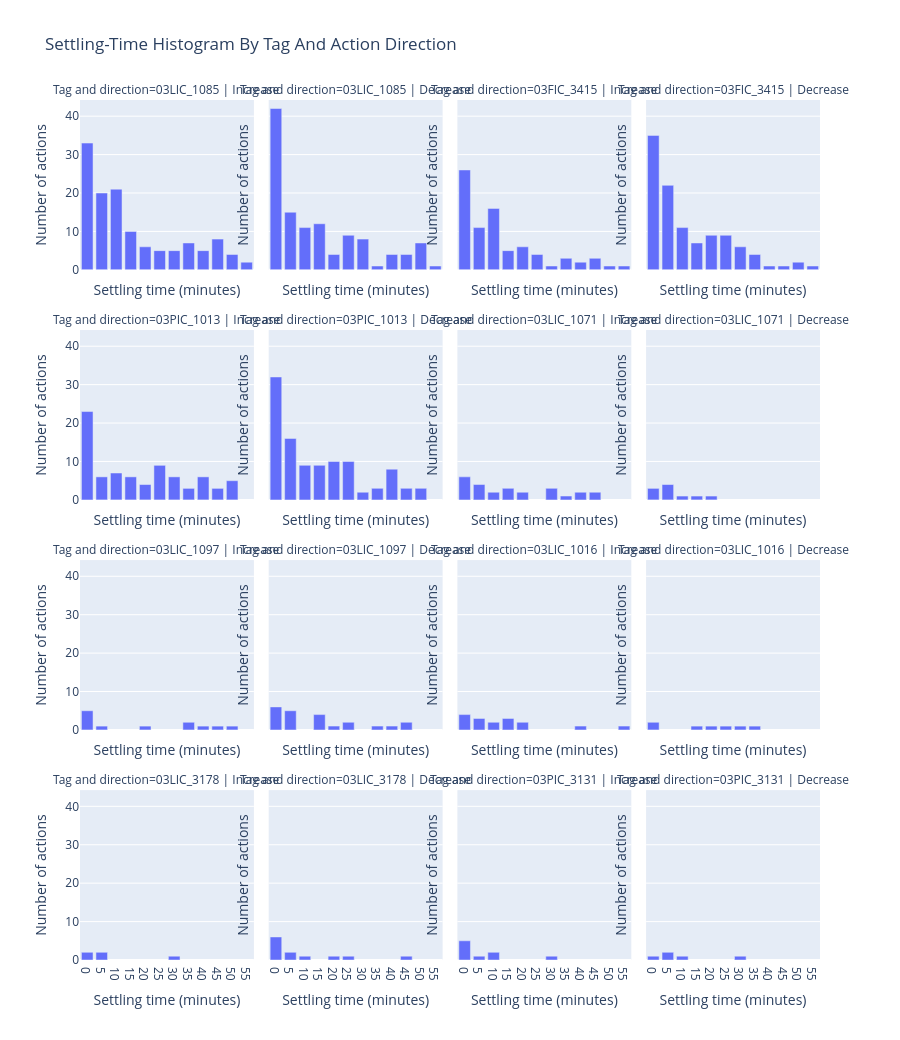

Write notebook code for a chart like this one.
### Code cell
# ── Visual 3: Settling-time histogram with OP-magnitude stats ──────────
hist_df = response_df.dropna(subset=['settling_time_mins', 'abs_op_delta']).copy()
tag_counts = hist_df['source_tag'].value_counts()
hist_tags = tag_counts[tag_counts >= 10].index.tolist()
hist_df = hist_df[hist_df['source_tag'].isin(hist_tags)].copy()

BIN_WIDTH = 5
max_settling = hist_df['settling_time_mins'].max()
bin_edges = np.arange(0, np.ceil(max_settling / BIN_WIDTH) * BIN_WIDTH + BIN_WIDTH, BIN_WIDTH)
hist_df['settling_bin'] = pd.cut(
    hist_df['settling_time_mins'],
    bins=bin_edges,
    right=False,
    include_lowest=True,
 )
hist_df = hist_df.dropna(subset=['settling_bin']).copy()
hist_df['bin_start'] = hist_df['settling_bin'].map(lambda interval: float(interval.left)).astype(float)
hist_df['bin_end'] = hist_df['bin_start'] + BIN_WIDTH
hist_df['bin_label'] = hist_df.apply(
    lambda row: f"{int(row['bin_start'])}-{int(row['bin_end'])} min", axis=1
 )

hist_summary = hist_df.groupby(['source_tag', 'action_direction', 'bin_start', 'bin_end', 'bin_label']).agg(
    n_events=('event_time', 'count'),
    median_settling_time=('settling_time_mins', 'median'),
    min_op_change=('abs_op_delta', 'min'),
    median_op_change=('abs_op_delta', 'median'),
    mean_op_change=('abs_op_delta', 'mean'),
    max_op_change=('abs_op_delta', 'max'),
).reset_index()

hist_summary['panel'] = hist_summary['source_tag'] + ' | ' + hist_summary['action_direction'].str.title()
panel_order = []
for tag in hist_tags:
    for direction in ['increase', 'decrease']:
        panel_name = f'{tag} | {direction.title()}'
        if panel_name in hist_summary['panel'].values:
            panel_order.append(panel_name)

fig = px.bar(
    hist_summary,
    x='bin_start',
    y='n_events',
    facet_col='panel',
    facet_col_wrap=4,
    category_orders={'panel': panel_order},
    custom_data=[
        'source_tag', 'action_direction', 'bin_label', 'n_events',
        'min_op_change', 'median_op_change', 'mean_op_change', 'max_op_change',
        'median_settling_time'
    ],
    title='Settling-Time Histogram By Tag And Action Direction',
    labels={
        'bin_start': 'Settling-time bin start (minutes)',
        'n_events': 'Number of actions',
        'panel': 'Tag and direction'
    }
)

fig.update_traces(
    hovertemplate=(
        'Tag: %{customdata[0]}<br>'
        'Direction: %{customdata[1]}<br>'
        'Settling-time bin: %{customdata[2]}<br>'
        'Actions in bin: %{customdata[3]}<br>'
        'Median settling time: %{customdata[8]:.1f} min<br>'
        'Min |OP change|: %{customdata[4]:.2f}<br>'
        'Median |OP change|: %{customdata[5]:.2f}<br>'
        'Mean |OP change|: %{customdata[6]:.2f}<br>'
        'Max |OP change|: %{customdata[7]:.2f}<extra></extra>'
    )
)

fig.update_xaxes(
    tickmode='linear',
    dtick=BIN_WIDTH,
    title_text='Settling time (minutes)'
)
fig.update_yaxes(title_text='Number of actions')
fig.update_layout(height=max(600, 260 * int(np.ceil(max(len(panel_order), 1) / 4))))
fig.show()

### Figure 1 — Plotly figure (JSON) as saved in the notebook; plotly's stock layout.template omitted (floating-point values rounded to 4 significant figures)
{"data": [{"customdata": [["03LIC_1085", "increase", "0-5 min", 33, 0.1, 1, 0.7761, 1, 3], ["03LIC_1085", "increase", "5-10 min", 20, 0.1, 1, 0.8189, 2, 7], ["03LIC_1085", "increase", "10-15 min", 21, 0.1, 1, 0.9434, 2, 11], ["03LIC_1085", "increase", "15-20 min", 10, 0.2, 0.8, 0.7, 1, 17.5], ["03LIC_1085", "increase", "20-25 min", 6, 0.3, 1, 0.8897, 1.038, 22.5], ["03LIC_1085", "increase", "25-30 min", 5, 0.5, 0.8, 0.96, 2, 27], ["03LIC_1085", "increase", "30-35 min", 5, 0.3, 0.5, 0.66, 1, 34], ["03LIC_1085", "increase", "35-40 min", 7, 0.0518, 0.5, 0.5217, 1.5, 36], ["03LIC_1085", "increase", "40-45 min", 5, 0.5, 1, 1.2, 2, 44], ["03LIC_1085", "increase", "45-50 min", 8, 0.5, 1, 1, 2, 46.5], ["03LIC_1085", "increase", "50-55 min", 4, 0.5, 1, 0.95, 1.3, 52.5], ["03LIC_1085", "increase", "55-60 min", 2, 1, 1, 1, 1, 55.5]], "hovertemplate": "Tag: %{customdata[0]}<br>Direction: %{customdata[1]}<br>Settling-time bin: %{customdata[2]}<br>Actions in bin: %{customdata[3]}<br>Median settling time: %{customdata[8]:.1f} min<br>Min |OP change|: %{customdata[4]:.2f}<br>Median |OP change|: %{customdata[5]:.2f}<br>Mean |OP change|: %{customdata[6]:.2f}<br>Max |OP change|: %{customdata[7]:.2f}<extra></extra>", "legendgroup": "", "marker": {"color": "#636efa", "pattern": {"shape": ""}}, "name": "", "orientation": "v", "showlegend": false, "textposition": "auto", "type": "bar", "x": [0.0, 5.0, 10.0, 15.0, 20.0, 25.0, 30.0, 35.0, 40.0, 45.0, 50.0, 55.0], "xaxis": "x13", "y": [33, 20, 21, 10, 6, 5, 5, 7, 5, 8, 4, 2], "yaxis": "y13"}, {"customdata": [["03LIC_1085", "decrease", "0-5 min", 42, 0.1, 1, 0.9474, 2, 3], ["03LIC_1085", "decrease", "5-10 min", 15, 0.1, 1, 0.9267, 2, 8], ["03LIC_1085", "decrease", "10-15 min", 11, 0.4, 1, 0.8545, 2, 11], ["03LIC_1085", "decrease", "15-20 min", 12, 0.4, 1, 0.7761, 1, 18.5], ["03LIC_1085", "decrease", "20-25 min", 4, 1, 1, 1, 1, 22.5], ["03LIC_1085", "decrease", "25-30 min", 9, 0.1953, 1, 0.8439, 2, 28], ["03LIC_1085", "decrease", "30-35 min", 8, 1, 1.1, 1.4, 2, 33], ["03LIC_1085", "decrease", "35-40 min", 1, 1, 1, 1, 1, 39], ["03LIC_1085", "decrease", "40-45 min", 4, 0.2, 0.75, 0.925, 2, 40.5], ["03LIC_1085", "decrease", "45-50 min", 4, 0.5, 1, 0.875, 1, 48], ["03LIC_1085", "decrease", "50-55 min", 7, 0.5, 1, 1.429, 2.5, 52], ["03LIC_1085", "decrease", "55-60 min", 1, 0.4, 0.4, 0.4, 0.4, 55]], "hovertemplate": "Tag: %{customdata[0]}<br>Direction: %{customdata[1]}<br>Settling-time bin: %{customdata[2]}<br>Actions in bin: %{customdata[3]}<br>Median settling time: %{customdata[8]:.1f} min<br>Min |OP change|: %{customdata[4]:.2f}<br>Median |OP change|: %{customdata[5]:.2f}<br>Mean |OP change|: %{customdata[6]:.2f}<br>Max |OP change|: %{customdata[7]:.2f}<extra></extra>", "legendgroup": "", "marker": {"color": "#636efa", "pattern": {"shape": ""}}, "name": "", "orientation": "v", "showlegend": false, "textposition": "auto", "type": "bar", "x": [0.0, 5.0, 10.0, 15.0, 20.0, 25.0, 30.0, 35.0, 40.0, 45.0, 50.0, 55.0], "xaxis": "x14", "y": [42, 15, 11, 12, 4, 9, 8, 1, 4, 4, 7, 1], "yaxis": "y14"}, {"customdata": [["03FIC_3415", "increase", "0-5 min", 26, 1, 5, 4.846, 15, 3], ["03FIC_3415", "increase", "5-10 min", 11, 2, 2, 4.364, 15, 7], ["03FIC_3415", "increase", "10-15 min", 16, 1, 2, 3.875, 15, 12], ["03FIC_3415", "increase", "15-20 min", 5, 2, 2, 3.2, 8, 18], ["03FIC_3415", "increase", "20-25 min", 6, 1, 2, 2.333, 5, 22.5], ["03FIC_3415", "increase", "25-30 min", 4, 2, 4, 3.75, 5, 25.5], ["03FIC_3415", "increase", "30-35 min", 1, 10, 10, 10, 10, 30], ["03FIC_3415", "increase", "35-40 min", 3, 1, 2, 2, 3, 37], ["03FIC_3415", "increase", "40-45 min", 2, 5, 5, 5, 5, 43], ["03FIC_3415", "increase", "45-50 min", 3, 5, 5, 6.667, 10, 48], ["03FIC_3415", "increase", "50-55 min", 1, 2, 2, 2, 2, 54], ["03FIC_3415", "increase", "55-60 min", 1, 9, 9, 9, 9, 55]], "hovertemplate": "Tag: %{customdata[0]}<br>Direction: %{customdata[1]}<br>Settling-time bin: %{customdata[2]}<br>Actions in bin: %{customdata[3]}<br>Median settling time: %{customdata[8]:.1f} min<br>Min |OP change|: %{customdata[4]:.2f}<br>Median |OP change|: %{customdata[5]:.2f}<br>Mean |OP change|: %{customdata[6]:.2f}<br>Max |OP change|: %{customdata[7]:.2f}<extra></extra>", "legendgroup": "", "marker": {"color": "#636efa", "pattern": {"shape": ""}}, "name": "", "orientation": "v", "showlegend": false, "textposition": "auto", "type": "bar", "x": [0.0, 5.0, 10.0, 15.0, 20.0, 25.0, 30.0, 35.0, 40.0, 45.0, 50.0, 55.0], "xaxis": "x15", "y": [26, 11, 16, 5, 6, 4, 1, 3, 2, 3, 1, 1], "yaxis": "y15"}, {"customdata": [["03FIC_3415", "decrease", "0-5 min", 35, 1, 3, 8.343, 75, 3], ["03FIC_3415", "decrease", "5-10 min", 22, 1, 5, 4.5, 15, 7], ["03FIC_3415", "decrease", "10-15 min", 11, 1, 2, 2.818, 5, 12], ["03FIC_3415", "decrease", "15-20 min", 7, 1, 3, 3.714, 10, 17], ["03FIC_3415", "decrease", "20-25 min", 9, 1, 2, 2.667, 6, 22], ["03FIC_3415", "decrease", "25-30 min", 9, 1, 2, 2.667, 5, 27], ["03FIC_3415", "decrease", "30-35 min", 6, 1, 3.5, 5.167, 16, 31.5], ["03FIC_3415", "decrease", "35-40 min", 4, 1, 2, 2.5, 5, 35.5], ["03FIC_3415", "decrease", "40-45 min", 1, 4, 4, 4, 4, 43], ["03FIC_3415", "decrease", "45-50 min", 1, 5, 5, 5, 5, 46], ["03FIC_3415", "decrease", "50-55 min", 2, 2, 3.5, 3.5, 5, 51.5], ["03FIC_3415", "decrease", "55-60 min", 1, 5, 5, 5, 5, 55]], "hovertemplate": "Tag: %{customdata[0]}<br>Direction: %{customdata[1]}<br>Settling-time bin: %{customdata[2]}<br>Actions in bin: %{customdata[3]}<br>Median settling time: %{customdata[8]:.1f} min<br>Min |OP change|: %{customdata[4]:.2f}<br>Median |OP change|: %{customdata[5]:.2f}<br>Mean |OP change|: %{customdata[6]:.2f}<br>Max |OP change|: %{customdata[7]:.2f}<extra></extra>", "legendgroup": "", "marker": {"color": "#636efa", "pattern": {"shape": ""}}, "name": "", "orientation": "v", "showlegend": false, "textposition": "auto", "type": "bar", "x": [0.0, 5.0, 10.0, 15.0, 20.0, 25.0, 30.0, 35.0, 40.0, 45.0, 50.0, 55.0], "xaxis": "x16", "y": [35, 22, 11, 7, 9, 9, 6, 4, 1, 1, 2, 1], "yaxis": "y16"}, {"customdata": [["03PIC_1013", "increase", "0-5 min", 23, 0.5269, 1.599, 1.473, 2, 3], ["03PIC_1013", "increase", "5-10 min", 6, 1, 1.0, 1.333, 2, 9], ["03PIC_1013", "increase", "10-15 min", 7, 0.7334, 2, 1.676, 2, 11], ["03PIC_1013", "increase", "15-20 min", 6, 0.3921, 1.8, 1.499, 2, 17], ["03PIC_1013", "increase", "20-25 min", 4, 1, 1, 1, 1, 21.5], ["03PIC_1013", "increase", "25-30 min", 9, 1, 1.0, 1.333, 2, 27], ["03PIC_1013", "increase", "30-35 min", 6, 1, 1.612, 1.537, 2, 32.5], ["03PIC_1013", "increase", "35-40 min", 3, 1, 2, 1.667, 2, 37], ["03PIC_1013", "increase", "40-45 min", 6, 1, 2, 1.667, 2, 42], ["03PIC_1013", "increase", "45-50 min", 3, 1, 1.0, 1.333, 2, 47], ["03PIC_1013", "increase", "50-55 min", 5, 1, 1.044, 1.409, 2, 51]], "hovertemplate": "Tag: %{customdata[0]}<br>Direction: %{customdata[1]}<br>Settling-time bin: %{customdata[2]}<br>Actions in bin: %{customdata[3]}<br>Median settling time: %{customdata[8]:.1f} min<br>Min |OP change|: %{customdata[4]:.2f}<br>Median |OP change|: %{customdata[5]:.2f}<br>Mean |OP change|: %{customdata[6]:.2f}<br>Max |OP change|: %{customdata[7]:.2f}<extra></extra>", "legendgroup": "", "marker": {"color": "#636efa", "pattern": {"shape": ""}}, "name": "", "orientation": "v", "showlegend": false, "textposition": "auto", "type": "bar", "x": [0.0, 5.0, 10.0, 15.0, 20.0, 25.0, 30.0, 35.0, 40.0, 45.0, 50.0], "xaxis": "x9", "y": [23, 6, 7, 6, 4, 9, 6, 3, 6, 3, 5], "yaxis": "y9"}, {"customdata": [["03PIC_1013", "decrease", "0-5 min", 32, 1, 2.0, 1.55, 2, 3], ["03PIC_1013", "decrease", "5-10 min", 16, 1, 2, 1.582, 2, 8], ["03PIC_1013", "decrease", "10-15 min", 9, 1, 1.737, 1.511, 2, 12], ["03PIC_1013", "decrease", "15-20 min", 9, 1, 2, 1.667, 2, 18], ["03PIC_1013", "decrease", "20-25 min", 10, 1, 2, 1.77, 2, 22], ["03PIC_1013", "decrease", "25-30 min", 10, 0.6, 1, 1.323, 2, 25.5], ["03PIC_1013", "decrease", "30-35 min", 2, 1, 1.736, 1.736, 2.472, 31], ["03PIC_1013", "decrease", "35-40 min", 3, 1, 1, 1.333, 2, 38], ["03PIC_1013", "decrease", "40-45 min", 8, 0.9581, 2, 1.715, 2.762, 41.5], ["03PIC_1013", "decrease", "45-50 min", 3, 0.4663, 1, 1.155, 2.0, 49], ["03PIC_1013", "decrease", "50-55 min", 3, 1, 2, 1.68, 2.041, 51]], "hovertemplate": "Tag: %{customdata[0]}<br>Direction: %{customdata[1]}<br>Settling-time bin: %{customdata[2]}<br>Actions in bin: %{customdata[3]}<br>Median settling time: %{customdata[8]:.1f} min<br>Min |OP change|: %{customdata[4]:.2f}<br>Median |OP change|: %{customdata[5]:.2f}<br>Mean |OP change|: %{customdata[6]:.2f}<br>Max |OP change|: %{customdata[7]:.2f}<extra></extra>", "legendgroup": "", "marker": {"color": "#636efa", "pattern": {"shape": ""}}, "name": "", "orientation": "v", "showlegend": false, "textposition": "auto", "type": "bar", "x": [0.0, 5.0, 10.0, 15.0, 20.0, 25.0, 30.0, 35.0, 40.0, 45.0, 50.0], "xaxis": "x10", "y": [32, 16, 9, 9, 10, 10, 2, 3, 8, 3, 3], "yaxis": "y10"}, {"customdata": [["03LIC_1071", "increase", "0-5 min", 6, 1, 1, 1.167, 2, 3], ["03LIC_1071", "increase", "5-10 min", 4, 1, 1.104, 1.802, 4, 8], ["03LIC_1071", "increase", "10-15 min", 2, 1, 1, 1, 1, 11.5], ["03LIC_1071", "increase", "15-20 min", 3, 1, 2, 1.667, 2, 18], ["03LIC_1071", "increase", "20-25 min", 2, 2, 2, 2, 2, 22.5], ["03LIC_1071", "increase", "30-35 min", 3, 1, 1, 1.333, 2, 32], ["03LIC_1071", "increase", "35-40 min", 1, 3, 3, 3, 3, 36], ["03LIC_1071", "increase", "40-45 min", 2, 0.5, 1.25, 1.25, 2, 42], ["03LIC_1071", "increase", "45-50 min", 2, 1, 1, 1, 1, 49]], "hovertemplate": "Tag: %{customdata[0]}<br>Direction: %{customdata[1]}<br>Settling-time bin: %{customdata[2]}<br>Actions in bin: %{customdata[3]}<br>Median settling time: %{customdata[8]:.1f} min<br>Min |OP change|: %{customdata[4]:.2f}<br>Median |OP change|: %{customdata[5]:.2f}<br>Mean |OP change|: %{customdata[6]:.2f}<br>Max |OP change|: %{customdata[7]:.2f}<extra></extra>", "legendgroup": "", "marker": {"color": "#636efa", "pattern": {"shape": ""}}, "name": "", "orientation": "v", "showlegend": false, "textposition": "auto", "type": "bar", "x": [0.0, 5.0, 10.0, 15.0, 20.0, 30.0, 35.0, 40.0, 45.0], "xaxis": "x11", "y": [6, 4, 2, 3, 2, 3, 1, 2, 2], "yaxis": "y11"}, {"customdata": [["03LIC_1071", "decrease", "0-5 min", 3, 0.8343, 2, 1.945, 3, 3], ["03LIC_1071", "decrease", "5-10 min", 4, 1, 2, 1.75, 2, 6.5], ["03LIC_1071", "decrease", "10-15 min", 1, 1, 1, 1, 1, 10], ["03LIC_1071", "decrease", "15-20 min", 1, 1, 1, 1, 1, 17], ["03LIC_1071", "decrease", "20-25 min", 1, 1, 1, 1, 1, 21]], "hovertemplate": "Tag: %{customdata[0]}<br>Direction: %{customdata[1]}<br>Settling-time bin: %{customdata[2]}<br>Actions in bin: %{customdata[3]}<br>Median settling time: %{customdata[8]:.1f} min<br>Min |OP change|: %{customdata[4]:.2f}<br>Median |OP change|: %{customdata[5]:.2f}<br>Mean |OP change|: %{customdata[6]:.2f}<br>Max |OP change|: %{customdata[7]:.2f}<extra></extra>", "legendgroup": "", "marker": {"color": "#636efa", "pattern": {"shape": ""}}, "name": "", "orientation": "v", "showlegend": false, "textposition": "auto", "type": "bar", "x": [0.0, 5.0, 10.0, 15.0, 20.0], "xaxis": "x12", "y": [3, 4, 1, 1, 1], "yaxis": "y12"}, {"customdata": [["03LIC_1097", "increase", "0-5 min", 5, 0.5154, 1, 1.103, 2, 3], ["03LIC_1097", "increase", "5-10 min", 1, 2, 2, 2, 2, 7], ["03LIC_1097", "increase", "20-25 min", 1, 1, 1, 1, 1, 20], ["03LIC_1097", "increase", "35-40 min", 2, 0.5, 0.75, 0.75, 1, 38.5], ["03LIC_1097", "increase", "40-45 min", 1, 1, 1, 1, 1, 44], ["03LIC_1097", "increase", "45-50 min", 1, 23, 23, 23, 23, 47], ["03LIC_1097", "increase", "50-55 min", 1, 0.5, 0.5, 0.5, 0.5, 51]], "hovertemplate": "Tag: %{customdata[0]}<br>Direction: %{customdata[1]}<br>Settling-time bin: %{customdata[2]}<br>Actions in bin: %{customdata[3]}<br>Median settling time: %{customdata[8]:.1f} min<br>Min |OP change|: %{customdata[4]:.2f}<br>Median |OP change|: %{customdata[5]:.2f}<br>Mean |OP change|: %{customdata[6]:.2f}<br>Max |OP change|: %{customdata[7]:.2f}<extra></extra>", "legendgroup": "", "marker": {"color": "#636efa", "pattern": {"shape": ""}}, "name": "", "orientation": "v", "showlegend": false, "textposition": "auto", "type": "bar", "x": [0.0, 5.0, 20.0, 35.0, 40.0, 45.0, 50.0], "xaxis": "x5", "y": [5, 1, 1, 2, 1, 1, 1], "yaxis": "y5"}, {"customdata": [["03LIC_1097", "decrease", "0-5 min", 6, 0.5001, 0.8924, 5.667, 29.09, 3], ["03LIC_1097", "decrease", "5-10 min", 5, 0.5001, 1, 0.9, 1, 7], ["03LIC_1097", "decrease", "15-20 min", 4, 1, 1.35, 1.425, 2, 17], ["03LIC_1097", "decrease", "20-25 min", 1, 0.5, 0.5, 0.5, 0.5, 24], ["03LIC_1097", "decrease", "25-30 min", 2, 1, 1.4, 1.4, 1.8, 26], ["03LIC_1097", "decrease", "35-40 min", 1, 0.5, 0.5, 0.5, 0.5, 35], ["03LIC_1097", "decrease", "40-45 min", 1, 0.5, 0.5, 0.5, 0.5, 40], ["03LIC_1097", "decrease", "45-50 min", 2, 2, 2, 2, 2, 47]], "hovertemplate": "Tag: %{customdata[0]}<br>Direction: %{customdata[1]}<br>Settling-time bin: %{customdata[2]}<br>Actions in bin: %{customdata[3]}<br>Median settling time: %{customdata[8]:.1f} min<br>Min |OP change|: %{customdata[4]:.2f}<br>Median |OP change|: %{customdata[5]:.2f}<br>Mean |OP change|: %{customdata[6]:.2f}<br>Max |OP change|: %{customdata[7]:.2f}<extra></extra>", "legendgroup": "", "marker": {"color": "#636efa", "pattern": {"shape": ""}}, "name": "", "orientation": "v", "showlegend": false, "textposition": "auto", "type": "bar", "x": [0.0, 5.0, 15.0, 20.0, 25.0, 35.0, 40.0, 45.0], "xaxis": "x6", "y": [6, 5, 4, 1, 2, 1, 1, 2], "yaxis": "y6"}, {"customdata": [["03LIC_1016", "increase", "0-5 min", 4, 0.5, 0.745, 0.9975, 2, 3], ["03LIC_1016", "increase", "5-10 min", 3, 1, 2, 1.667, 2, 7], ["03LIC_1016", "increase", "10-15 min", 2, 1, 1.5, 1.5, 2, 12.5], ["03LIC_1016", "increase", "15-20 min", 3, 1, 1, 1, 1, 18], ["03LIC_1016", "increase", "20-25 min", 2, 1, 1.5, 1.5, 2, 22], ["03LIC_1016", "increase", "40-45 min", 1, 1, 1, 1, 1, 43], ["03LIC_1016", "increase", "55-60 min", 1, 1, 1, 1, 1, 56]], "hovertemplate": "Tag: %{customdata[0]}<br>Direction: %{customdata[1]}<br>Settling-time bin: %{customdata[2]}<br>Actions in bin: %{customdata[3]}<br>Median settling time: %{customdata[8]:.1f} min<br>Min |OP change|: %{customdata[4]:.2f}<br>Median |OP change|: %{customdata[5]:.2f}<br>Mean |OP change|: %{customdata[6]:.2f}<br>Max |OP change|: %{customdata[7]:.2f}<extra></extra>", "legendgroup": "", "marker": {"color": "#636efa", "pattern": {"shape": ""}}, "name": "", "orientation": "v", "showlegend": false, "textposition": "auto", "type": "bar", "x": [0.0, 5.0, 10.0, 15.0, 20.0, 40.0, 55.0], "xaxis": "x7", "y": [4, 3, 2, 3, 2, 1, 1], "yaxis": "y7"}, {"customdata": [["03LIC_1016", "decrease", "0-5 min", 2, 1, 1.5, 1.5, 2, 3], ["03LIC_1016", "decrease", "15-20 min", 1, 2, 2, 2, 2, 15], ["03LIC_1016", "decrease", "20-25 min", 1, 1.5, 1.5, 1.5, 1.5, 20], ["03LIC_1016", "decrease", "25-30 min", 1, 1, 1, 1, 1, 26], ["03LIC_1016", "decrease", "30-35 min", 1, 1, 1, 1, 1, 33], ["03LIC_1016", "decrease", "35-40 min", 1, 1, 1, 1, 1, 39]], "hovertemplate": "Tag: %{customdata[0]}<br>Direction: %{customdata[1]}<br>Settling-time bin: %{customdata[2]}<br>Actions in bin: %{customdata[3]}<br>Median settling time: %{customdata[8]:.1f} min<br>Min |OP change|: %{customdata[4]:.2f}<br>Median |OP change|: %{customdata[5]:.2f}<br>Mean |OP change|: %{customdata[6]:.2f}<br>Max |OP change|: %{customdata[7]:.2f}<extra></extra>", "legendgroup": "", "marker": {"color": "#636efa", "pattern": {"shape": ""}}, "name": "", "orientation": "v", "showlegend": false, "textposition": "auto", "type": "bar", "x": [0.0, 15.0, 20.0, 25.0, 30.0, 35.0], "xaxis": "x8", "y": [2, 1, 1, 1, 1, 1], "yaxis": "y8"}, {"customdata": [["03LIC_3178", "increase", "0-5 min", 2, 0.3554, 0.6777, 0.6777, 1, 3], ["03LIC_3178", "increase", "5-10 min", 2, 1, 1.5, 1.5, 2, 8.5], ["03LIC_3178", "increase", "30-35 min", 1, 1, 1, 1, 1, 34]], "hovertemplate": "Tag: %{customdata[0]}<br>Direction: %{customdata[1]}<br>Settling-time bin: %{customdata[2]}<br>Actions in bin: %{customdata[3]}<br>Median settling time: %{customdata[8]:.1f} min<br>Min |OP change|: %{customdata[4]:.2f}<br>Median |OP change|: %{customdata[5]:.2f}<br>Mean |OP change|: %{customdata[6]:.2f}<br>Max |OP change|: %{customdata[7]:.2f}<extra></extra>", "legendgroup": "", "marker": {"color": "#636efa", "pattern": {"shape": ""}}, "name": "", "orientation": "v", "showlegend": false, "textposition": "auto", "type": "bar", "x": [0.0, 5.0, 30.0], "xaxis": "x", "y": [2, 2, 1], "yaxis": "y"}, {"customdata": [["03LIC_3178", "decrease", "0-5 min", 6, 2, 2, 2.271, 3, 3], ["03LIC_3178", "decrease", "5-10 min", 2, 2, 2, 2, 2, 8], ["03LIC_3178", "decrease", "10-15 min", 1, 2, 2, 2, 2, 11], ["03LIC_3178", "decrease", "20-25 min", 1, 1.005, 1.005, 1.005, 1.005, 23], ["03LIC_3178", "decrease", "25-30 min", 1, 1.303, 1.303, 1.303, 1.303, 25], ["03LIC_3178", "decrease", "45-50 min", 1, 1, 1, 1, 1, 47]], "hovertemplate": "Tag: %{customdata[0]}<br>Direction: %{customdata[1]}<br>Settling-time bin: %{customdata[2]}<br>Actions in bin: %{customdata[3]}<br>Median settling time: %{customdata[8]:.1f} min<br>Min |OP change|: %{customdata[4]:.2f}<br>Median |OP change|: %{customdata[5]:.2f}<br>Mean |OP change|: %{customdata[6]:.2f}<br>Max |OP change|: %{customdata[7]:.2f}<extra></extra>", "legendgroup": "", "marker": {"color": "#636efa", "pattern": {"shape": ""}}, "name": "", "orientation": "v", "showlegend": false, "textposition": "auto", "type": "bar", "x": [0.0, 5.0, 10.0, 20.0, 25.0, 45.0], "xaxis": "x2", "y": [6, 2, 1, 1, 1, 1], "yaxis": "y2"}, {"customdata": [["03PIC_3131", "increase", "0-5 min", 5, 0.02, 0.1, 7.324, 36, 3], ["03PIC_3131", "increase", "5-10 min", 1, 0.11, 0.11, 0.11, 0.11, 7], ["03PIC_3131", "increase", "10-15 min", 2, 0.08, 0.09, 0.09, 0.1, 11.5], ["03PIC_3131", "increase", "30-35 min", 1, 0.5, 0.5, 0.5, 0.5, 31]], "hovertemplate": "Tag: %{customdata[0]}<br>Direction: %{customdata[1]}<br>Settling-time bin: %{customdata[2]}<br>Actions in bin: %{customdata[3]}<br>Median settling time: %{customdata[8]:.1f} min<br>Min |OP change|: %{customdata[4]:.2f}<br>Median |OP change|: %{customdata[5]:.2f}<br>Mean |OP change|: %{customdata[6]:.2f}<br>Max |OP change|: %{customdata[7]:.2f}<extra></extra>", "legendgroup": "", "marker": {"color": "#636efa", "pattern": {"shape": ""}}, "name": "", "orientation": "v", "showlegend": false, "textposition": "auto", "type": "bar", "x": [0.0, 5.0, 10.0, 30.0], "xaxis": "x3", "y": [5, 1, 2, 1], "yaxis": "y3"}, {"customdata": [["03PIC_3131", "decrease", "0-5 min", 1, 0.5, 0.5, 0.5, 0.5, 3], ["03PIC_3131", "decrease", "5-10 min", 2, 0.5, 0.8, 0.8, 1.1, 8.5], ["03PIC_3131", "decrease", "10-15 min", 1, 0.4, 0.4, 0.4, 0.4, 13], ["03PIC_3131", "decrease", "30-35 min", 1, 0.5, 0.5, 0.5, 0.5, 30]], "hovertemplate": "Tag: %{customdata[0]}<br>Direction: %{customdata[1]}<br>Settling-time bin: %{customdata[2]}<br>Actions in bin: %{customdata[3]}<br>Median settling time: %{customdata[8]:.1f} min<br>Min |OP change|: %{customdata[4]:.2f}<br>Median |OP change|: %{customdata[5]:.2f}<br>Mean |OP change|: %{customdata[6]:.2f}<br>Max |OP change|: %{customdata[7]:.2f}<extra></extra>", "legendgroup": "", "marker": {"color": "#636efa", "pattern": {"shape": ""}}, "name": "", "orientation": "v", "showlegend": false, "textposition": "auto", "type": "bar", "x": [0.0, 5.0, 10.0, 30.0], "xaxis": "x4", "y": [1, 2, 1, 1], "yaxis": "y4"}], "layout": {"annotations": [{"font": {}, "showarrow": false, "text": "Tag and direction=03LIC_3178 | Increase", "x": 0.1175, "xanchor": "center", "xref": "paper", "y": 0.1975, "yanchor": "bottom", "yref": "paper"}, {"font": {}, "showarrow": false, "text": "Tag and direction=03LIC_3178 | Decrease", "x": 0.3725, "xanchor": "center", "xref": "paper", "y": 0.1975, "yanchor": "bottom", "yref": "paper"}, {"font": {}, "showarrow": false, "text": "Tag and direction=03PIC_3131 | Increase", "x": 0.6275, "xanchor": "center", "xref": "paper", "y": 0.1975, "yanchor": "bottom", "yref": "paper"}, {"font": {}, "showarrow": false, "text": "Tag and direction=03PIC_3131 | Decrease", "x": 0.8825, "xanchor": "center", "xref": "paper", "y": 0.1975, "yanchor": "bottom", "yref": "paper"}, {"font": {}, "showarrow": false, "text": "Tag and direction=03LIC_1097 | Increase", "x": 0.1175, "xanchor": "center", "xref": "paper", "y": 0.465, "yanchor": "bottom", "yref": "paper"}, {"font": {}, "showarrow": false, "text": "Tag and direction=03LIC_1097 | Decrease", "x": 0.3725, "xanchor": "center", "xref": "paper", "y": 0.465, "yanchor": "bottom", "yref": "paper"}, {"font": {}, "showarrow": false, "text": "Tag and direction=03LIC_1016 | Increase", "x": 0.6275, "xanchor": "center", "xref": "paper", "y": 0.465, "yanchor": "bottom", "yref": "paper"}, {"font": {}, "showarrow": false, "text": "Tag and direction=03LIC_1016 | Decrease", "x": 0.8825, "xanchor": "center", "xref": "paper", "y": 0.465, "yanchor": "bottom", "yref": "paper"}, {"font": {}, "showarrow": false, "text": "Tag and direction=03PIC_1013 | Increase", "x": 0.1175, "xanchor": "center", "xref": "paper", "y": 0.7325, "yanchor": "bottom", "yref": "paper"}, {"font": {}, "showarrow": false, "text": "Tag and direction=03PIC_1013 | Decrease", "x": 0.3725, "xanchor": "center", "xref": "paper", "y": 0.7325, "yanchor": "bottom", "yref": "paper"}, {"font": {}, "showarrow": false, "text": "Tag and direction=03LIC_1071 | Increase", "x": 0.6275, "xanchor": "center", "xref": "paper", "y": 0.7325, "yanchor": "bottom", "yref": "paper"}, {"font": {}, "showarrow": false, "text": "Tag and direction=03LIC_1071 | Decrease", "x": 0.8825, "xanchor": "center", "xref": "paper", "y": 0.7325, "yanchor": "bottom", "yref": "paper"}, {"font": {}, "showarrow": false, "text": "Tag and direction=03LIC_1085 | Increase", "x": 0.1175, "xanchor": "center", "xref": "paper", "y": 1, "yanchor": "bottom", "yref": "paper"}, {"font": {}, "showarrow": false, "text": "Tag and direction=03LIC_1085 | Decrease", "x": 0.3725, "xanchor": "center", "xref": "paper", "y": 1, "yanchor": "bottom", "yref": "paper"}, {"font": {}, "showarrow": false, "text": "Tag and direction=03FIC_3415 | Increase", "x": 0.6275, "xanchor": "center", "xref": "paper", "y": 1, "yanchor": "bottom", "yref": "paper"}, {"font": {}, "showarrow": false, "text": "Tag and direction=03FIC_3415 | Decrease", "x": 0.8825, "xanchor": "center", "xref": "paper", "y": 1, "yanchor": "bottom", "yref": "paper"}], "barmode": "relative", "height": 1040, "legend": {"tracegroupgap": 0}, "title": {"text": "Settling-Time Histogram By Tag And Action Direction"}, "xaxis": {"anchor": "y", "domain": [0, 0.235], "dtick": 5, "tickmode": "linear", "title": {"text": "Settling time (minutes)"}}, "xaxis10": {"anchor": "y10", "domain": [0.255, 0.49], "dtick": 5, "matches": "x", "showticklabels": false, "tickmode": "linear", "title": {"text": "Settling time (minutes)"}}, "xaxis11": {"anchor": "y11", "domain": [0.51, 0.745], "dtick": 5, "matches": "x", "showticklabels": false, "tickmode": "linear", "title": {"text": "Settling time (minutes)"}}, "xaxis12": {"anchor": "y12", "domain": [0.765, 1.0], "dtick": 5, "matches": "x", "showticklabels": false, "tickmode": "linear", "title": {"text": "Settling time (minutes)"}}, "xaxis13": {"anchor": "y13", "domain": [0, 0.235], "dtick": 5, "matches": "x", "showticklabels": false, "tickmode": "linear", "title": {"text": "Settling time (minutes)"}}, "xaxis14": {"anchor": "y14", "domain": [0.255, 0.49], "dtick": 5, "matches": "x", "showticklabels": false, "tickmode": "linear", "title": {"text": "Settling time (minutes)"}}, "xaxis15": {"anchor": "y15", "domain": [0.51, 0.745], "dtick": 5, "matches": "x", "showticklabels": false, "tickmode": "linear", "title": {"text": "Settling time (minutes)"}}, "xaxis16": {"anchor": "y16", "domain": [0.765, 1.0], "dtick": 5, "matches": "x", "showticklabels": false, "tickmode": "linear", "title": {"text": "Settling time (minutes)"}}, "xaxis2": {"anchor": "y2", "domain": [0.255, 0.49], "dtick": 5, "matches": "x", "tickmode": "linear", "title": {"text": "Settling time (minutes)"}}, "xaxis3": {"anchor": "y3", "domain": [0.51, 0.745], "dtick": 5, "matches": "x", "tickmode": "linear", "title": {"text": "Settling time (minutes)"}}, "xaxis4": {"anchor": "y4", "domain": [0.765, 1.0], "dtick": 5, "matches": "x", "tickmode": "linear", "title": {"text": "Settling time (minutes)"}}, "xaxis5": {"anchor": "y5", "domain": [0, 0.235], "dtick": 5, "matches": "x", "showticklabels": false, "tickmode": "linear", "title": {"text": "Settling time (minutes)"}}, "xaxis6": {"anchor": "y6", "domain": [0.255, 0.49], "dtick": 5, "matches": "x", "showticklabels": false, "tickmode": "linear", "title": {"text": "Settling time (minutes)"}}, "xaxis7": {"anchor": "y7", "domain": [0.51, 0.745], "dtick": 5, "matches": "x", "showticklabels": false, "tickmode": "linear", "title": {"text": "Settling time (minutes)"}}, "xaxis8": {"anchor": "y8", "domain": [0.765, 1.0], "dtick": 5, "matches": "x", "showticklabels": false, "tickmode": "linear", "title": {"text": "Settling time (minutes)"}}, "xaxis9": {"anchor": "y9", "domain": [0, 0.235], "dtick": 5, "matches": "x", "showticklabels": false, "tickmode": "linear", "title": {"text": "Settling time (minutes)"}}, "yaxis": {"anchor": "x", "domain": [0, 0.1975], "title": {"text": "Number of actions"}}, "yaxis10": {"anchor": "x10", "domain": [0.535, 0.7325], "matches": "y", "showticklabels": false, "title": {"text": "Number of actions"}}, "yaxis11": {"anchor": "x11", "domain": [0.535, 0.7325], "matches": "y", "showticklabels": false, "title": {"text": "Number of actions"}}, "yaxis12": {"anchor": "x12", "domain": [0.535, 0.7325], "matches": "y", "showticklabels": false, "title": {"text": "Number of actions"}}, "yaxis13": {"anchor": "x13", "domain": [0.8025, 1], "matches": "y", "title": {"text": "Number of actions"}}, "yaxis14": {"anchor": "x14", "domain": [0.8025, 1], "matches": "y", "showticklabels": false, "title": {"text": "Number of actions"}}, "yaxis15": {"anchor": "x15", "domain": [0.8025, 1], "matches": "y", "showticklabels": false, "title": {"text": "Number of actions"}}, "yaxis16": {"anchor": "x16", "domain": [0.8025, 1], "matches": "y", "showticklabels": false, "title": {"text": "Number of actions"}}, "yaxis2": {"anchor": "x2", "domain": [0, 0.1975], "matches": "y", "showticklabels": false, "title": {"text": "Number of actions"}}, "yaxis3": {"anchor": "x3", "domain": [0, 0.1975], "matches": "y", "showticklabels": false, "title": {"text": "Number of actions"}}, "yaxis4": {"anchor": "x4", "domain": [0, 0.1975], "matches": "y", "showticklabels": false, "title": {"text": "Number of actions"}}, "yaxis5": {"anchor": "x5", "domain": [0.2675, 0.465], "matches": "y", "title": {"text": "Number of actions"}}, "yaxis6": {"anchor": "x6", "domain": [0.2675, 0.465], "matches": "y", "showticklabels": false, "title": {"text": "Number of actions"}}, "yaxis7": {"anchor": "x7", "domain": [0.2675, 0.465], "matches": "y", "showticklabels": false, "title": {"text": "Number of actions"}}, "yaxis8": {"anchor": "x8", "domain": [0.2675, 0.465], "matches": "y", "showticklabels": false, "title": {"text": "Number of actions"}}, "yaxis9": {"anchor": "x9", "domain": [0.535, 0.7325], "matches": "y", "title": {"text": "Number of actions"}}}}
